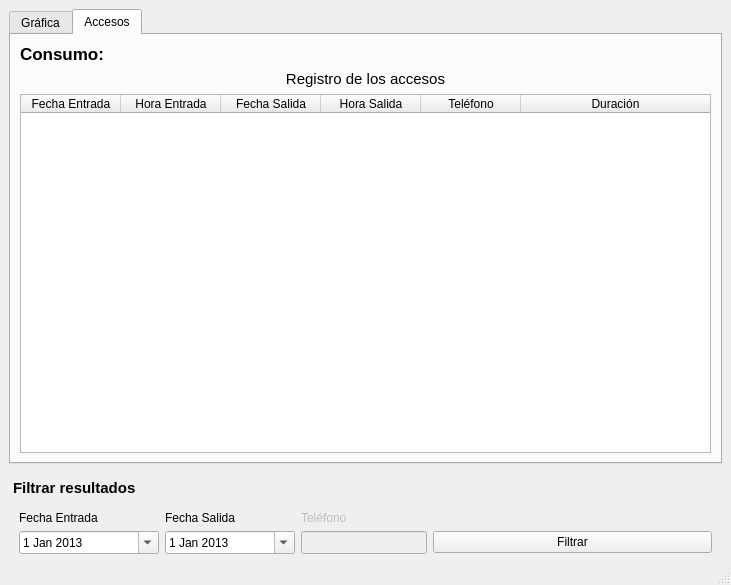
<?xml version="1.0" encoding="UTF-8"?>
<ui version="4.0">
 <class>MainWindow</class>
 <widget class="QMainWindow" name="MainWindow">
  <property name="geometry">
   <rect>
    <x>0</x>
    <y>0</y>
    <width>731</width>
    <height>585</height>
   </rect>
  </property>
  <property name="windowTitle">
   <string>AccountEnet :: Tu analizador de consumo</string>
  </property>
  <widget class="QWidget" name="centralwidget">
   <layout class="QGridLayout" name="gridLayout">
    <item row="1" column="0" colspan="3">
     <widget class="QTabWidget" name="tabWidget">
      <property name="toolTip">
       <string/>
      </property>
      <property name="whatsThis">
       <string>QMainWindow</string>
      </property>
      <property name="currentIndex">
       <number>1</number>
      </property>
      <widget class="QWidget" name="tab">
       <attribute name="title">
        <string>Gráfica</string>
       </attribute>
       <attribute name="toolTip">
        <string>Gráfica de consumo</string>
       </attribute>
      </widget>
      <widget class="QWidget" name="tab_2">
       <attribute name="title">
        <string>Accesos</string>
       </attribute>
       <attribute name="toolTip">
        <string>Registro de accesos</string>
       </attribute>
       <layout class="QGridLayout" name="gridLayout_2">
        <item row="4" column="0">
         <widget class="QTableWidget" name="tableWidget">
          <attribute name="horizontalHeaderHighlightSections">
           <bool>true</bool>
          </attribute>
          <attribute name="horizontalHeaderShowSortIndicator" stdset="0">
           <bool>false</bool>
          </attribute>
          <attribute name="horizontalHeaderStretchLastSection">
           <bool>true</bool>
          </attribute>
          <attribute name="verticalHeaderMinimumSectionSize">
           <number>20</number>
          </attribute>
          <column>
           <property name="text">
            <string>Fecha Entrada</string>
           </property>
          </column>
          <column>
           <property name="text">
            <string>Hora Entrada</string>
           </property>
          </column>
          <column>
           <property name="text">
            <string>Fecha Salida</string>
           </property>
          </column>
          <column>
           <property name="text">
            <string>Hora Salida</string>
           </property>
          </column>
          <column>
           <property name="text">
            <string>Teléfono</string>
           </property>
          </column>
          <column>
           <property name="text">
            <string>Duración</string>
           </property>
          </column>
         </widget>
        </item>
        <item row="1" column="0">
         <widget class="QLabel" name="label">
          <property name="font">
           <font>
            <pointsize>11</pointsize>
            <weight>50</weight>
            <italic>false</italic>
            <bold>false</bold>
           </font>
          </property>
          <property name="text">
           <string>Registro de los accesos</string>
          </property>
          <property name="alignment">
           <set>Qt::AlignCenter</set>
          </property>
         </widget>
        </item>
        <item row="0" column="0">
         <widget class="QLabel" name="label_3">
          <property name="maximumSize">
           <size>
            <width>220</width>
            <height>16777215</height>
           </size>
          </property>
          <property name="font">
           <font>
            <pointsize>13</pointsize>
            <weight>75</weight>
            <italic>false</italic>
            <bold>true</bold>
           </font>
          </property>
          <property name="text">
           <string>Consumo:</string>
          </property>
         </widget>
        </item>
       </layout>
      </widget>
     </widget>
    </item>
    <item row="3" column="0" colspan="3">
     <layout class="QGridLayout" name="gridLayout_5">
      <property name="leftMargin">
       <number>10</number>
      </property>
      <property name="topMargin">
       <number>10</number>
      </property>
      <property name="rightMargin">
       <number>10</number>
      </property>
      <item row="3" column="2">
       <widget class="QLineEdit" name="lineEdit">
        <property name="enabled">
         <bool>false</bool>
        </property>
        <property name="maximumSize">
         <size>
          <width>126</width>
          <height>25</height>
         </size>
        </property>
        <property name="toolTip">
         <string>Filtrar teléfono</string>
        </property>
       </widget>
      </item>
      <item row="0" column="1">
       <widget class="QLabel" name="label_5">
        <property name="maximumSize">
         <size>
          <width>126</width>
          <height>15</height>
         </size>
        </property>
        <property name="text">
         <string>Fecha Salida</string>
        </property>
       </widget>
      </item>
      <item row="0" column="2">
       <widget class="QLabel" name="label_6">
        <property name="enabled">
         <bool>false</bool>
        </property>
        <property name="maximumSize">
         <size>
          <width>126</width>
          <height>15</height>
         </size>
        </property>
        <property name="text">
         <string>Teléfono</string>
        </property>
       </widget>
      </item>
      <item row="3" column="1">
       <widget class="QDateEdit" name="dateEdit">
        <property name="minimumSize">
         <size>
          <width>130</width>
          <height>0</height>
         </size>
        </property>
        <property name="toolTip">
         <string>Filtrar fecha</string>
        </property>
        <property name="minimumDate">
         <date>
          <year>2013</year>
          <month>1</month>
          <day>1</day>
         </date>
        </property>
        <property name="calendarPopup">
         <bool>true</bool>
        </property>
       </widget>
      </item>
      <item row="3" column="0">
       <widget class="QDateEdit" name="dateEdit_2">
        <property name="minimumSize">
         <size>
          <width>130</width>
          <height>0</height>
         </size>
        </property>
        <property name="toolTip">
         <string>Filtrar fecha</string>
        </property>
        <property name="minimumDate">
         <date>
          <year>2013</year>
          <month>1</month>
          <day>1</day>
         </date>
        </property>
        <property name="calendarPopup">
         <bool>true</bool>
        </property>
       </widget>
      </item>
      <item row="0" column="0">
       <widget class="QLabel" name="label_4">
        <property name="enabled">
         <bool>true</bool>
        </property>
        <property name="maximumSize">
         <size>
          <width>140</width>
          <height>15</height>
         </size>
        </property>
        <property name="text">
         <string>Fecha Entrada</string>
        </property>
       </widget>
      </item>
      <item row="3" column="3">
       <widget class="QPushButton" name="pushButton">
        <property name="text">
         <string>Filtrar</string>
        </property>
       </widget>
      </item>
     </layout>
    </item>
    <item row="2" column="0">
     <widget class="QLabel" name="label_2">
      <property name="maximumSize">
       <size>
        <width>126</width>
        <height>25</height>
       </size>
      </property>
      <property name="font">
       <font>
        <pointsize>11</pointsize>
        <weight>75</weight>
        <bold>true</bold>
       </font>
      </property>
      <property name="styleSheet">
       <string notr="true">margin-top: 10px;</string>
      </property>
      <property name="text">
       <string>Filtrar resultados</string>
      </property>
     </widget>
    </item>
   </layout>
  </widget>
  <widget class="QMenuBar" name="menubar">
   <property name="geometry">
    <rect>
     <x>0</x>
     <y>0</y>
     <width>731</width>
     <height>24</height>
    </rect>
   </property>
  </widget>
  <widget class="QStatusBar" name="statusbar"/>
 </widget>
 <resources/>
 <connections/>
</ui>
